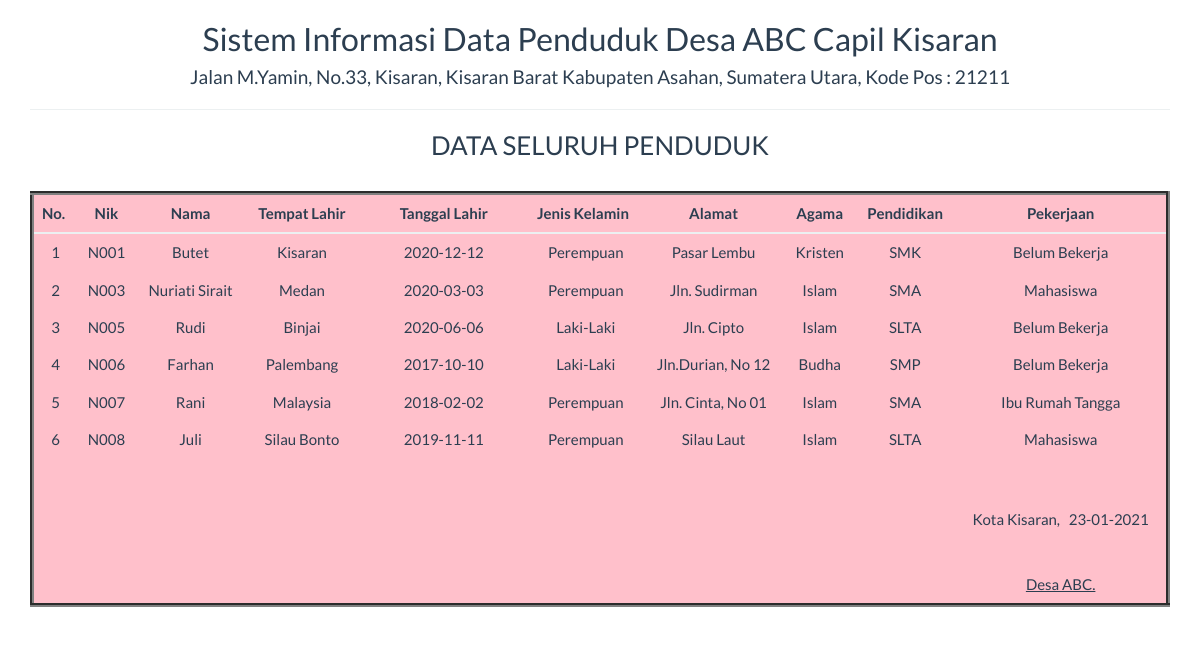
Screenshot of /report/datapenduduk_semua.php with the database file from the repository.
### tables this page shows
CREATE TABLE IF NOT EXISTS `tbl_datapenduduk` (
  `nik` varchar(30) NOT NULL,
  `nama` varchar(30) NOT NULL,
  `tmpt_lahir` varchar(30) NOT NULL,
  `tgl_lahir` date NOT NULL,
  `jns_kel` varchar(20) NOT NULL,
  `alamat` varchar(20) NOT NULL,
  `agama` varchar(30) NOT NULL,
  `pendidikan` varchar(40) NOT NULL,
  `pekerjaan` varchar(25) NOT NULL
);

### report/datapenduduk_semua.php (the view, shortened to what this page needs)
<!DOCTYPE html>
<html>
    <head>
        <link href="../Assets/css/bootstrap.min.css" rel="stylesheet" type="text/css"/>
    </head>
    <body onload="print()">
        <?php
        include '../config/koneksi.php';
        ?>
        <div class="container">
            <div class='row'>
                <div class="col-sm-12">
                    <div class="text-center">
                        <h2>Sistem Informasi Data Penduduk Desa ABC Capil Kisaran </h2>
                        <h4>Jalan M.Yamin, No.33, Kisaran,
                        Kisaran Barat Kabupaten Asahan, Sumatera Utara, Kode Pos : 21211 <br></h4>
                        <hr>
                        <h3>DATA SELURUH PENDUDUK</h3>
                        <table class="table table-bordered table-striped table-hover">
                        <tbody>
                                <thead>
								 <table class="table" border="4" width="600px">
                                    <tr bgcolor="pink">
									<th>No.</th>
                                    <th><center>Nik</center></th>
                                    <th><center>Nama</center></th>
                                    <th><center>Tempat Lahir</center></th>
                                    <th width="15%"><center>Tanggal Lahir</center></th>
                                    <th width="10%">Jenis Kelamin</th>
                                    <th><center>Alamat</center></th>
                                    <th><center>Agama</center></th>
                                    <th><center>Pendidikan</center></th>
                                    <th><center>Pekerjaan</center></th>
								</tr>
								</thead>
							<tbody>
                            <?php
                            $sql = "SELECT * FROM tbl_datapenduduk";
                            $query = mysqli_query($koneksi, $sql) or die("SQL Anda Salah");
                            $nomor = 0;
                            while ($data = mysqli_fetch_array($query)) {
                                $nomor++;
                                ?>
                                <tr bgcolor="pink">
                                    <td><?= $nomor ?></td>
									<td><?= $data['nik'] ?></td>
                                    <td><?= $data['nama'] ?></td>
                                    <td><?= $data['tmpt_lahir'] ?></td>
                                    <td><?= $data['tgl_lahir'] ?></td>
                                    <td><?= $data['jns_kel'] ?></td>
                                    <td><?= $data['alamat'] ?></td>
                                    <td><?= $data['agama'] ?></td>
                                    <td><?= $data['pendidikan'] ?></td>
                                    <td><?= $data['pekerjaan'] ?></td>
                                </tr>
                            <?php } ?>
							</tbody>
                        </tbody>
                            <tfoot>
                                <tr bgcolor="pink">
                                    <td colspan="8" class="text-right">
                                        <td>
                                        <td>
                                        <br><br>
                                        Kota Kisaran,  &nbsp <?= date("d-m-Y") ?>
                                        <br><br><br>
                                        <u>Desa ABC.<strong>
									</td>
								</tr>
							</tfoot>
                        </table>
                    </div>
                </div>
            </div>
    </body>
</html>

### rows the page displays
tbl_datapenduduk: nik "N001", nama "Butet", tmpt_lahir "Kisaran", tgl_lahir "2020-12-12", jns_kel "Perempuan", alamat "Pasar Lembu", agama "Kristen", pendidikan "SMK", pekerjaan "Belum Bekerja"
tbl_datapenduduk: nik "N003", nama "Nuriati Sirait", tmpt_lahir "Medan", tgl_lahir "2020-03-03", jns_kel "Perempuan", alamat "Jln. Sudirman", agama "Islam", pendidikan "SMA", pekerjaan "Mahasiswa"
tbl_datapenduduk: nik "N005", nama "Rudi", tmpt_lahir "Binjai", tgl_lahir "2020-06-06", jns_kel "Laki-Laki", alamat "Jln. Cipto", agama "Islam", pendidikan "SLTA", pekerjaan "Belum Bekerja"
tbl_datapenduduk: nik "N006", nama "Farhan", tmpt_lahir "Palembang", tgl_lahir "2017-10-10", jns_kel "Laki-Laki", alamat "Jln.Durian, No 12", agama "Budha", pendidikan "SMP", pekerjaan "Belum Bekerja"
tbl_datapenduduk: nik "N007", nama "Rani", tmpt_lahir "Malaysia", tgl_lahir "2018-02-02", jns_kel "Perempuan", alamat "Jln. Cinta, No 01", agama "Islam", pendidikan "SMA", pekerjaan "Ibu Rumah Tangga"
tbl_datapenduduk: nik "N008", nama "Juli", tmpt_lahir "Silau Bonto", tgl_lahir "2019-11-11", jns_kel "Perempuan", alamat "Silau Laut", agama "Islam", pendidikan "SLTA", pekerjaan "Mahasiswa"
